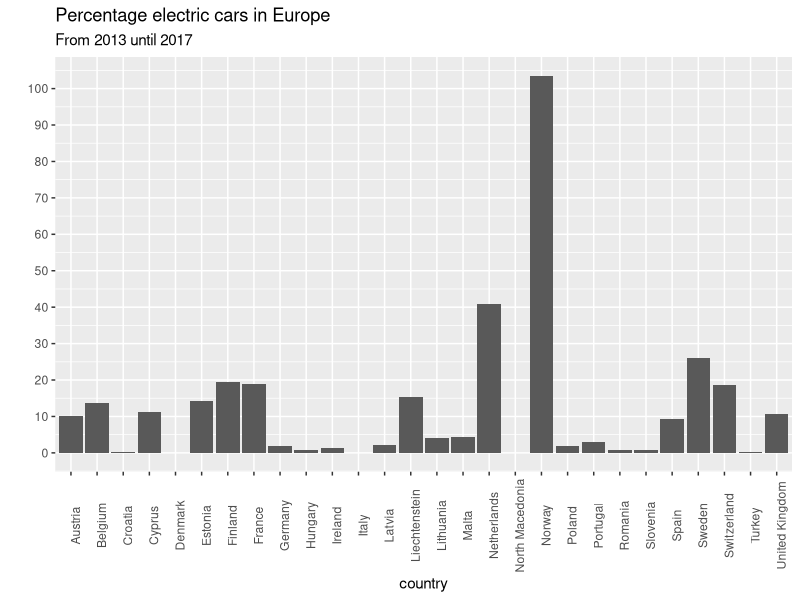

Write the R code that produced this figure.
## ---- chunk 1
knitr::opts_chunk$set(echo = TRUE)
## ---- chunk 2
library(dplyr)
library(ggplot2)
library(tidyr)
library(readr)
library(forcats)
library(lubridate)
## ---- chunk 3
evshare_eu <- read.csv("Data/ev_share_europe.csv")

## ---- chunk 4
str(evshare_eu)
## ---- chunk 5
evshare_eu %>% group_by(country, time) %>% summarise(elec_percent)
## ---- chunk 6
evshare_eu %>% group_by(country) %>% summarise(mean(elec_percent))
## ---- chunk 7
evshare_eu %>% group_by(time) %>% summarise(mean(elec_percent))
## ---- chunk 8
evshare_eu %>% ggplot(aes(x= country, y = elec_percent)) + geom_col() + labs(title = 'Percentage electric cars in Europe', subtitle = 'From 2013 until 2017', y = '')  + scale_y_continuous(breaks = seq(0,100, by= 10)) + theme(axis.text.x = element_text(angle = 90))
